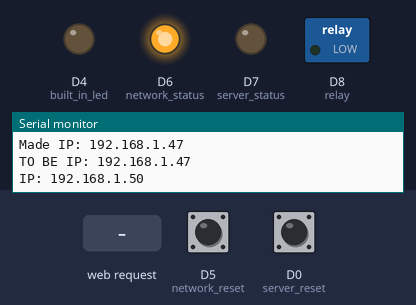
This sketch was run on a simulated ESP8266 (NodeMCU). Shown: switched loads named in the sketch (green lamp = pin HIGH), output pins drawn as LEDs (lit = HIGH), the last lines printed to the serial monitor. The test bench sets the inputs (shaded band); at power-on: D5 (network_reset) HIGH, D0 (server_reset) HIGH. WiFi joins after 1.5 s; servers stay silent unless stated. At 7.7 s the program restarts the board; the recording ends there.

Above: at 3.1 s.
3.2 s: HTTP request GET /off received
At 4.0 s:
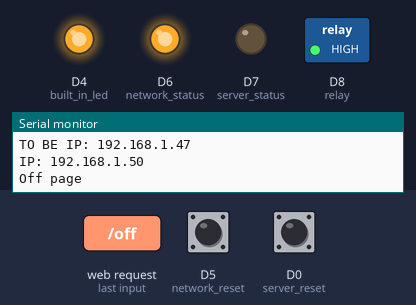
4.7 s: HTTP request GET /connect received
At 5.2 s:
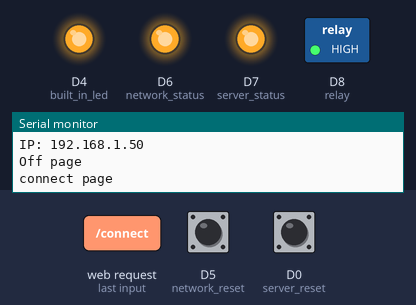
6.2 s: HTTP request GET /on received
At 7.4 s:
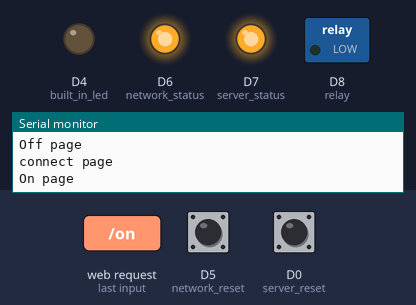
7.7 s: D5 (network_reset) pulled LOW for 0.15 s
Timing chart, 0 to 7.7 s (numbered marks = the images above; inputs shaded):
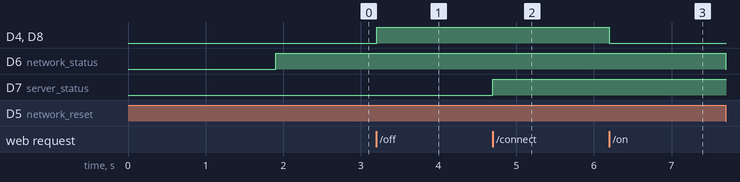

Measured:
- after the input at 3.2 s, D4 (built_in_led), D8 (relay): LOW → HIGH at once
- after the input at 4.7 s, D7 (server_status): LOW → HIGH at once
- after the input at 6.2 s, D4 (built_in_led), D8 (relay): HIGH → LOW at once

The sketch:

final_release.ino
```cpp
#include <ESP8266WiFi.h>
#include <WiFiManager.h>
#include <ESP8266WebServer.h>

// *variables and functions for measuring current from here
#include   <Filters.h>
#define ACS_Pin A0

float ACS_Value;
float testFrequency = 50;
float windowLength = 40.0/testFrequency;
float intercept = 0;
float slope = 0.0752;
float   Amps_TRMS;
unsigned long printPeriod   = 1000;
unsigned   long previousMillis = 0;
unsigned long current_time;
String current_="0";
int consolidate=0;

RunningStatistics inputStats;

void getCurrent()
{
  current_time=millis();
  while(millis()-current_time<=1500)
  {
    ACS_Value = analogRead(ACS_Pin);   // read the analog in value:
    inputStats.input(ACS_Value);
    Amps_TRMS = intercept + slope * inputStats.sigma();
    if(Amps_TRMS>=0.5)
    {
      Serial.println("Consolidating");
      consolidate++;
    }
    else if(Amps_TRMS<0.5)
    {
      consolidate=0;
    }
  }
  if(consolidate>=3)
  {
    current_="1";
  }
  else
  {
    current_="0";
  }
}
// till above*

// *http server code from here
const int relay=D8;
const int network_status = D6;
const int server_status = D7;
const int network_reset = D5;
const int server_reset = D0;
String status_="0";
String online_="1";
String mac="";

ESP8266WebServer server(80);

const char MAIN_page[] PROGMEM = R"=====(
<!DOCTYPE html>
<html>
<body>
<center>
Click to turn <a href="/on">led on</a><br>
Click to turn <a href="/off">led off </a><br>
Click to get <a href="/status">status</a><br>
Click to get <a href="/connect">connect</a><br>
Click to get <a href="/current">current</a><br>
Click to get <a href="/online">online</a><br>
Click to get <a href="/getmac">getmac</a><br>
Click to <a href="/reset">reset</a><br>
<form action="/setmac" method="GET">
  <label for="mac">MAC Address:</label>
  <input type="text" id="mac" name="mac" placeholder="Enter MAC Address">
  <input type="submit" value="Set MAC">
  <br>
</form>
<hr>
</center>
<script>
const body0=document.getElementsByTagName("body");
body0[0].style.display="none";
</script>
</body>
</html>
)=====";


void handleRoot() {
  Serial.println("You called the root page");
  String s = MAIN_page;
  server.send(200, "text/html", s);
}

void on() {
  online_="1";
  Serial.println("On page");
  digitalWrite(D4, LOW);
  digitalWrite(relay, LOW);
  server.send(200, "text/html", "true");
}

void off() {
  online_="0";
  Serial.println("Off page");
  digitalWrite(D4, HIGH);
  digitalWrite(relay, HIGH);
  server.send(200, "text/html", "false");
}

void status() {
  Serial.println("status page");
  server.send(200, "text/html", status_);
}

void connect() {
  status_="1";
  digitalWrite(server_status, HIGH);
  Serial.println("connect page");
  server.send(200, "text/html", "connected");
}

void current() {
  getCurrent();
  Serial.println("current page");
  server.send(200, "text/html", current_);
}

void online() {
  Serial.println("online page");
  server.send(200, "text/html", online_);
}

void setMac() {
  Serial.println("SET MAC PAGE");
  if (server.hasArg("mac")) {
    mac = server.arg("mac");
    Serial.print("Received MAC Address: ");
    Serial.println(mac);

    // You can store the received MAC address in a global variable or perform any other actions here.
    // For example, you can save it to a global variable or EEPROM.
  } else {
    Serial.println("No MAC Address provided.");
  }

  server.send(200, "text/html", "MAC Address Set: " + mac);
}

void getMac()
{
  server.send(200, "text/html", mac);
}

void reset() {
  online_="1";
  status_="0";
  mac.clear();
  digitalWrite(D4, LOW);
  digitalWrite(relay, LOW);
  digitalWrite(server_status, LOW);
  Serial.println("reset page");
  server.send(200, "text/html", "reset");
}

//till here

void setup()
{
  Serial.begin( 115200 );
  pinMode(ACS_Pin,INPUT);
  pinMode(D4, OUTPUT); //built in led
  pinMode(relay, OUTPUT);
  pinMode(server_reset, INPUT);
  pinMode(network_reset, INPUT);
  pinMode(network_status, OUTPUT);
  pinMode(server_status, OUTPUT);

  digitalWrite(server_status, LOW);
  digitalWrite(network_status, LOW);
  digitalWrite(D4, LOW);
  digitalWrite(relay, LOW);

  inputStats.setWindowSecs( windowLength ); //current sensor
  // wifi portal code from here
  WiFiManager wm;
  wm.setCustomHeadElement("<script>window.addEventListener('load', function() {var arr=document.getElementsByTagName(\"form\"); arr[1].remove(); arr[2].remove(); const wrap= document.querySelector('.wrap'); const h1=wrap.querySelector('h1'); const h3 = wrap.querySelector('h3'); wrap.removeChild(h3); wrap.removeChild(h1); const newH1= document.createElement('h1');newH1.textContent = \"Smart Switch-WiFi Manager\";newH1.style.textAlign='center';newH1.style.marginTop= \"50px\";newH1.style.marginBottom=\"50px\"; wrap.insertBefore(newH1, wrap.firstChild); const p=document.createElement('p'); p.textContent=\"Press the Configure WiFi button to set the credentials of the network your machine is connected to.\"; wrap.insertBefore(p, wrap.children[2].nextSibling);const note=document.createElement('p'); note.textContent=\"Note: To reset the network configuration, press the network reset button on you smart switch\"; note.style.color='red'; wrap.insertBefore(note, wrap.children[3].nextSibling); var arr1=document.getElementsByTagName(\"form\"); arr1[1].remove();}); </script>");
  wm.setAPStaticIPConfig(IPAddress(10, 10, 10, 10), IPAddress(10, 10, 10, 1), IPAddress(255, 255, 255, 0));

  if (!wm.autoConnect("Smart Switch", "gateway10point1."))
  {
  }
  // wifi portal code till above
  else
  {
    if(WiFi.status()==WL_CONNECTED)
    {
      IPAddress ip;
      String gateway=WiFi.gatewayIP().toString();
      int index=gateway.lastIndexOf('.');
      if(index!=-1)
      {
        String IP=gateway.substring(0, index);
        IP+=".47";
        ip.fromString(IP);
        Serial.print("Made IP: ");Serial.println(IP);
        Serial.print("TO BE IP: ");Serial.println(ip);
      }
      delay(400);
      WiFi.config(ip, WiFi.gatewayIP(), WiFi.subnetMask());
      Serial.print("IP: ");
      Serial.println(WiFi.localIP());
      digitalWrite(network_status, HIGH);

      server.on("/", handleRoot);
      server.on("/on", on);
      server.on("/off", off);
      server.on("/status", status);
      server.on("/connect", connect);
      server.on("/current", current);
      server.on("/online", online);
      server.on("/getmac", getMac);
      server.on("/setmac", setMac);
      server.on("/reset", reset);

      server.begin();
    }
  }
}

void loop()
{
  server.handleClient();
  if(digitalRead(server_reset)==LOW)
  {
    digitalWrite(server_status, LOW);
    Serial.println("Server_Reset");
    online_="1";
    status_="0";
    mac.clear();
    digitalWrite(D4, LOW);
    digitalWrite(relay, LOW);
  }
  if(digitalRead(network_reset)==LOW)
  {
    digitalWrite(network_status, LOW);
    Serial.println("Network_Reset");
    WiFi.disconnect();
    ESP.restart();
  }
}

//http server code till above
```
